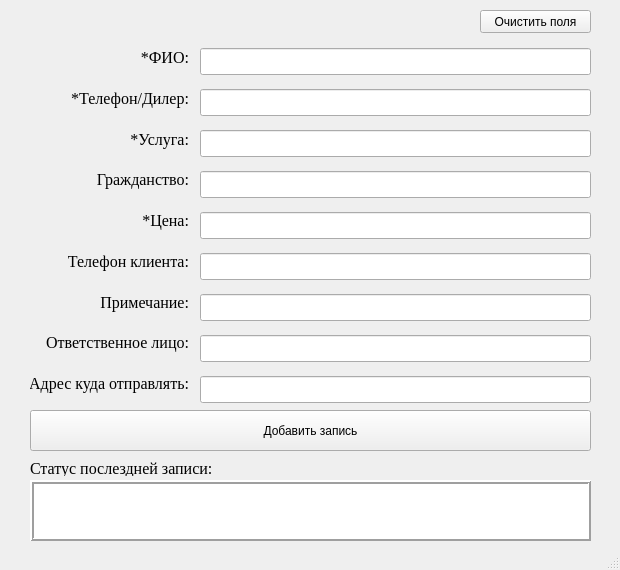
<?xml version="1.0" encoding="UTF-8"?>
<ui version="4.0">
 <class>MainWindow</class>
 <widget class="QMainWindow" name="MainWindow">
  <property name="geometry">
   <rect>
    <x>0</x>
    <y>0</y>
    <width>620</width>
    <height>570</height>
   </rect>
  </property>
  <property name="minimumSize">
   <size>
    <width>620</width>
    <height>570</height>
   </size>
  </property>
  <property name="maximumSize">
   <size>
    <width>620</width>
    <height>570</height>
   </size>
  </property>
  <property name="windowTitle">
   <string>KT Google Sheet Assistant</string>
  </property>
  <widget class="QWidget" name="centralwidget">
   <widget class="QWidget" name="verticalLayoutWidget">
    <property name="geometry">
     <rect>
      <x>200</x>
      <y>40</y>
      <width>391</width>
      <height>371</height>
     </rect>
    </property>
    <layout class="QVBoxLayout" name="verticalLayout">
     <item>
      <widget class="QLineEdit" name="client_name">
       <property name="font">
        <font>
         <family>Times New Roman</family>
         <pointsize>12</pointsize>
        </font>
       </property>
       <property name="inputMethodHints">
        <set>Qt::ImhNone</set>
       </property>
      </widget>
     </item>
     <item>
      <widget class="QLineEdit" name="phone_dealer">
       <property name="font">
        <font>
         <family>Times New Roman</family>
         <pointsize>12</pointsize>
        </font>
       </property>
      </widget>
     </item>
     <item>
      <widget class="QLineEdit" name="document_type">
       <property name="font">
        <font>
         <family>Times New Roman</family>
         <pointsize>12</pointsize>
        </font>
       </property>
      </widget>
     </item>
     <item>
      <widget class="QLineEdit" name="citizenship">
       <property name="font">
        <font>
         <family>Times New Roman</family>
         <pointsize>12</pointsize>
        </font>
       </property>
      </widget>
     </item>
     <item>
      <widget class="QLineEdit" name="price">
       <property name="font">
        <font>
         <family>Times New Roman</family>
         <pointsize>12</pointsize>
        </font>
       </property>
      </widget>
     </item>
     <item>
      <widget class="QLineEdit" name="client_phone">
       <property name="font">
        <font>
         <family>Times New Roman</family>
         <pointsize>12</pointsize>
        </font>
       </property>
      </widget>
     </item>
     <item>
      <widget class="QLineEdit" name="document_theme">
       <property name="font">
        <font>
         <family>Times New Roman</family>
         <pointsize>12</pointsize>
        </font>
       </property>
      </widget>
     </item>
     <item>
      <widget class="QLineEdit" name="employee">
       <property name="font">
        <font>
         <family>Times New Roman</family>
         <pointsize>12</pointsize>
        </font>
       </property>
      </widget>
     </item>
     <item>
      <widget class="QLineEdit" name="adress">
       <property name="font">
        <font>
         <family>Times New Roman</family>
         <pointsize>12</pointsize>
        </font>
       </property>
      </widget>
     </item>
    </layout>
   </widget>
   <widget class="QWidget" name="verticalLayoutWidget_2">
    <property name="geometry">
     <rect>
      <x>30</x>
      <y>40</y>
      <width>159</width>
      <height>361</height>
     </rect>
    </property>
    <layout class="QVBoxLayout" name="verticalLayout_2">
     <item>
      <widget class="QLabel" name="label">
       <property name="font">
        <font>
         <family>Times New Roman</family>
         <pointsize>12</pointsize>
         <weight>50</weight>
         <bold>false</bold>
        </font>
       </property>
       <property name="text">
        <string>*ФИО:</string>
       </property>
       <property name="alignment">
        <set>Qt::AlignRight|Qt::AlignTrailing|Qt::AlignVCenter</set>
       </property>
      </widget>
     </item>
     <item>
      <widget class="QLabel" name="label_2">
       <property name="font">
        <font>
         <family>Times New Roman</family>
         <pointsize>12</pointsize>
         <weight>50</weight>
         <bold>false</bold>
        </font>
       </property>
       <property name="text">
        <string>*Телефон/Дилер:</string>
       </property>
       <property name="alignment">
        <set>Qt::AlignRight|Qt::AlignTrailing|Qt::AlignVCenter</set>
       </property>
      </widget>
     </item>
     <item>
      <widget class="QLabel" name="label_3">
       <property name="font">
        <font>
         <family>Times New Roman</family>
         <pointsize>12</pointsize>
         <weight>50</weight>
         <bold>false</bold>
        </font>
       </property>
       <property name="text">
        <string>*Услуга:</string>
       </property>
       <property name="alignment">
        <set>Qt::AlignRight|Qt::AlignTrailing|Qt::AlignVCenter</set>
       </property>
      </widget>
     </item>
     <item>
      <widget class="QLabel" name="label_4">
       <property name="font">
        <font>
         <family>Times New Roman</family>
         <pointsize>12</pointsize>
         <weight>50</weight>
         <bold>false</bold>
        </font>
       </property>
       <property name="text">
        <string>Гражданство:</string>
       </property>
       <property name="alignment">
        <set>Qt::AlignRight|Qt::AlignTrailing|Qt::AlignVCenter</set>
       </property>
      </widget>
     </item>
     <item>
      <widget class="QLabel" name="label_5">
       <property name="font">
        <font>
         <family>Times New Roman</family>
         <pointsize>12</pointsize>
         <weight>50</weight>
         <bold>false</bold>
        </font>
       </property>
       <property name="text">
        <string>*Цена:</string>
       </property>
       <property name="alignment">
        <set>Qt::AlignRight|Qt::AlignTrailing|Qt::AlignVCenter</set>
       </property>
      </widget>
     </item>
     <item>
      <widget class="QLabel" name="label_6">
       <property name="font">
        <font>
         <family>Times New Roman</family>
         <pointsize>12</pointsize>
         <weight>50</weight>
         <bold>false</bold>
        </font>
       </property>
       <property name="text">
        <string>Телефон клиента:</string>
       </property>
       <property name="alignment">
        <set>Qt::AlignRight|Qt::AlignTrailing|Qt::AlignVCenter</set>
       </property>
      </widget>
     </item>
     <item>
      <widget class="QLabel" name="label_8">
       <property name="font">
        <font>
         <family>Times New Roman</family>
         <pointsize>12</pointsize>
         <weight>50</weight>
         <bold>false</bold>
        </font>
       </property>
       <property name="text">
        <string>Примечание:</string>
       </property>
       <property name="alignment">
        <set>Qt::AlignRight|Qt::AlignTrailing|Qt::AlignVCenter</set>
       </property>
      </widget>
     </item>
     <item>
      <widget class="QLabel" name="label_12">
       <property name="font">
        <font>
         <family>Times New Roman</family>
         <pointsize>12</pointsize>
         <weight>50</weight>
         <bold>false</bold>
        </font>
       </property>
       <property name="text">
        <string>Ответственное лицо:</string>
       </property>
       <property name="alignment">
        <set>Qt::AlignRight|Qt::AlignTrailing|Qt::AlignVCenter</set>
       </property>
      </widget>
     </item>
     <item>
      <widget class="QLabel" name="label_9">
       <property name="font">
        <font>
         <family>Times New Roman</family>
         <pointsize>12</pointsize>
         <weight>50</weight>
         <bold>false</bold>
        </font>
       </property>
       <property name="text">
        <string>Адрес куда отправлять:</string>
       </property>
       <property name="alignment">
        <set>Qt::AlignRight|Qt::AlignTrailing|Qt::AlignVCenter</set>
       </property>
      </widget>
     </item>
    </layout>
   </widget>
   <widget class="QPushButton" name="push_button">
    <property name="geometry">
     <rect>
      <x>30</x>
      <y>410</y>
      <width>561</width>
      <height>41</height>
     </rect>
    </property>
    <property name="text">
     <string>Добавить запись</string>
    </property>
    <property name="checkable">
     <bool>false</bool>
    </property>
    <property name="flat">
     <bool>false</bool>
    </property>
   </widget>
   <widget class="QTextBrowser" name="output_message">
    <property name="geometry">
     <rect>
      <x>30</x>
      <y>480</y>
      <width>561</width>
      <height>61</height>
     </rect>
    </property>
    <property name="font">
     <font>
      <family>Times New Roman</family>
      <pointsize>11</pointsize>
      <italic>false</italic>
      <underline>false</underline>
     </font>
    </property>
    <property name="layoutDirection">
     <enum>Qt::LeftToRight</enum>
    </property>
    <property name="frameShape">
     <enum>QFrame::Box</enum>
    </property>
    <property name="frameShadow">
     <enum>QFrame::Raised</enum>
    </property>
    <property name="lineWidth">
     <number>2</number>
    </property>
    <property name="html">
     <string>&lt;!DOCTYPE HTML PUBLIC &quot;-//W3C//DTD HTML 4.0//EN&quot; &quot;http://www.w3.org/TR/REC-html40/strict.dtd&quot;&gt;
&lt;html&gt;&lt;head&gt;&lt;meta name=&quot;qrichtext&quot; content=&quot;1&quot; /&gt;&lt;style type=&quot;text/css&quot;&gt;
p, li { white-space: pre-wrap; }
&lt;/style&gt;&lt;/head&gt;&lt;body style=&quot; font-family:'Times New Roman'; font-size:11pt; font-weight:400; font-style:normal;&quot;&gt;
&lt;p align=&quot;center&quot; style=&quot;-qt-paragraph-type:empty; margin-top:0px; margin-bottom:0px; margin-left:0px; margin-right:0px; -qt-block-indent:0; text-indent:0px;&quot;&gt;&lt;br /&gt;&lt;/p&gt;&lt;/body&gt;&lt;/html&gt;</string>
    </property>
   </widget>
   <widget class="QLabel" name="label_11">
    <property name="geometry">
     <rect>
      <x>30</x>
      <y>460</y>
      <width>221</width>
      <height>16</height>
     </rect>
    </property>
    <property name="font">
     <font>
      <family>Times New Roman</family>
      <pointsize>12</pointsize>
     </font>
    </property>
    <property name="text">
     <string>Статус послездней записи:</string>
    </property>
   </widget>
   <widget class="QPushButton" name="btn_clear">
    <property name="geometry">
     <rect>
      <x>480</x>
      <y>10</y>
      <width>111</width>
      <height>23</height>
     </rect>
    </property>
    <property name="text">
     <string>Очистить поля</string>
    </property>
   </widget>
  </widget>
  <widget class="QStatusBar" name="statusbar"/>
 </widget>
 <resources/>
 <connections/>
</ui>
